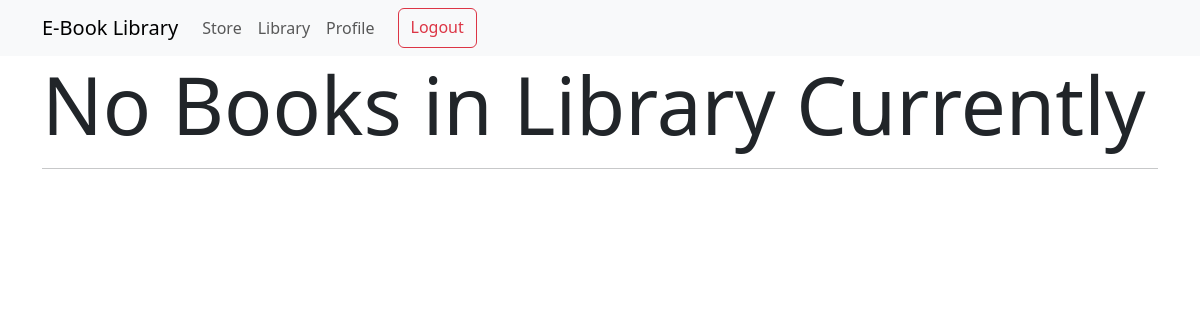
Page /issued_books_user (signed in) on the earlier database version.
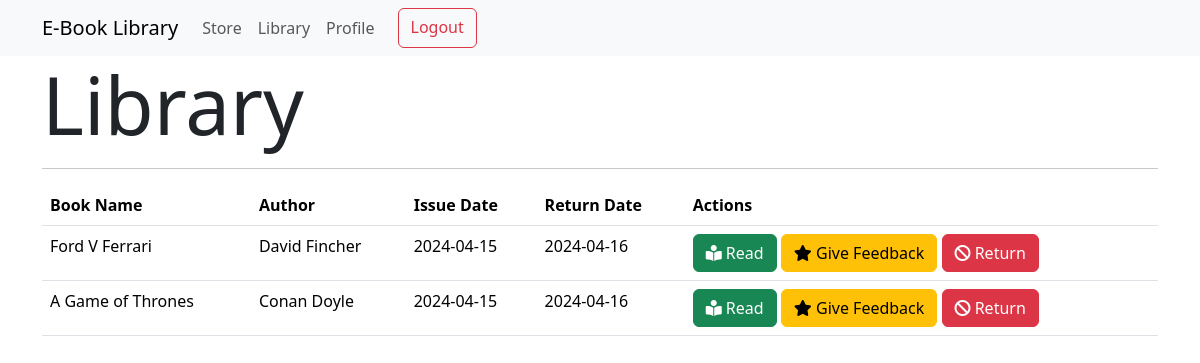
Same page on the later database version.
### models.py (models this page shows)
class Issued(db.Model):
    id = db.Column(db.Integer, primary_key=True)
    user_id = db.Column(db.Integer, db.ForeignKey("user.id"), nullable=False)
    book_id = db.Column(db.Integer, db.ForeignKey("books.id"), nullable=False)
    username = db.Column(db.String(32), nullable=False)
    book_name = db.Column(db.String(32), nullable=False)
    author = db.Column(db.String(64), nullable=False)
    date_issued = db.Column(db.Date, nullable=False)
    return_date = db.Column(db.Date, nullable=False)

### routes.py (the view)
@app.route("/issued_books_user")
@auth_required
def issued_books_user():
    all_issued = Issued.query.filter_by(user_id=session["user_id"]).all()
    return render_template("library.html", all_issued=all_issued)

### routes.py (called while the page is built)
def auth_required(func):
    @wraps(func)
    def inner(*args, **kwargs):
        if "user_id" in session:
            return func(*args, **kwargs)
        else:
            return redirect(url_for("login"))
    return inner

### templates/library.html (shortened to what this page needs)
{% extends "layout.html" %}
{% block content %}
{% if all_issued|length > 0 %}
<h1 class="display-1">Library</h1>
<hr>
<table class="table">
    <thead>
        <tr>
            <th>Book Name</th>
            <th>Author</th>
            <th>Issue Date</th>
            <th>Return Date</th>
            <th>Actions</th>
        </tr>
    </thead>
    <tbody>
        {% for item in all_issued %}
        <tr>
            <td>{{item.book_name}}</td>
            <td>{{item.author}}</td>
            <td>{{item.date_issued}}</td>
            <td>{{item.return_date}}</td>
            <td>
                <form action="{{url_for('read_book', id=item.book_id)}}" method="POST" style="display: inline;">
                    <button class=" btn btn-success">
                        <i class="fas fa-book-reader"></i>
                        Read
                    </button>
                </form>
                <form action="{{url_for('give_feedbacks', id=item.book_id)}}" style="display: inline;">
                    <button class=" btn btn-warning">
                        <i class="fas fa-star"></i>
                        Give Feedback
                    </button>
                </form>
                <form action="{{url_for('return_book', id=item.book_id)}}" method="POST" style="display: inline;">
                    <button class=" btn btn-danger">
                        <i class="fas fa-ban"></i>
                        Return
                    </button>
                </form>
            </td>
        </tr>
        {% endfor %}
    </tbody>
</table>
{% else %}
<h1 class="display-1">No Books in Library Currently</h1>
<hr>
{% endif %}
{% endblock content %}

Differences in the rows shown:
added Issued: book_name "Ford V Ferrari", author "David Fincher", date_issued "2024-04-15", return_date "2024-04-16"
added Issued: book_name "A Game of Thrones", author "Conan Doyle", date_issued "2024-04-15", return_date "2024-04-16"
Other differences:
text no longer shown: "No Books in Library Currently"
text now shown: "Library Book Name Author Issue Date Return Date Actions"
